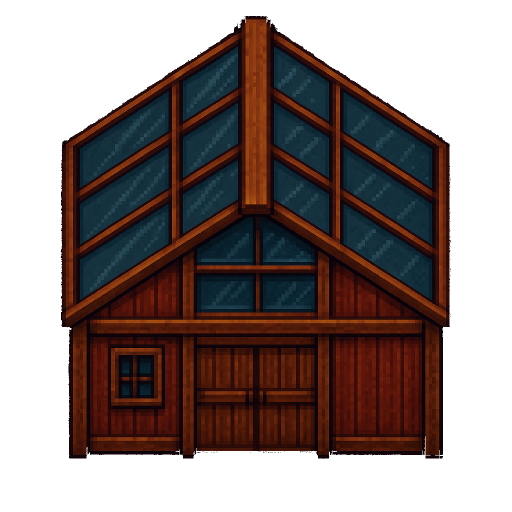
#> input picture downscale_tests/archive/greenhouse-original.png, 1024 x 1024 px (shown at 1/2 size)
$ python debug_bg_mask.py
#> lines starting #> are read from the running program, lines starting #| are printed output that depends on the picture; after the words box and inside, x2 and y2 are one past the last pixel; in counts of white or black regions, pixels touching at a corner belong together
### downscale_tests/archive/pixel_downscaler.py
"""
Enhanced pixel art downscaler with improved background removal.
Detects true pixel resolution from AI-upscaled images.
SCALING LOGIC PRESERVED FROM ORIGINAL SCRIPT.
"""
import math
import numpy as np
from pathlib import Path
from PIL import Image
from scipy import ndimage
from collections import Counter


# ============================================================================
# IMPROVED BACKGROUND REMOVAL
# ============================================================================

# [35 lines left out: functions is_content_edge, detect_dark_lines, not called in this run]


def sample_edge_colors(arr, sample_width=5):
    """Sample colors from all edges."""
    h, w = arr.shape[:2]
    colors = []

    colors.extend(arr[0:sample_width, :, :3].reshape(-1, 3))
    colors.extend(arr[-sample_width:, :, :3].reshape(-1, 3))
    colors.extend(arr[:, 0:sample_width, :3].reshape(-1, 3))
    colors.extend(arr[:, -sample_width:, :3].reshape(-1, 3))

    return np.array(colors, dtype=np.int16)


def find_background_colors(edge_colors, max_colors=3):
    """Cluster edge colors to find background colors."""
    rounded = np.round(edge_colors / 16) * 16
    color_tuples = [tuple(c) for c in rounded]
    color_counts = Counter(color_tuples)

    top_colors = [np.array(color, dtype=np.int16)
                  for color, count in color_counts.most_common(max_colors)]

    return top_colors


# [421 lines left out: functions detect_checkerboard_pattern, conservative_flood_fill, binary_propagation, remove_background_improved, trim_transparency, detect_grid_size and 6 more, not called in this run]

### downscale_tests/archive/debug_bg_mask.py
#!/usr/bin/env python3
from pixel_downscaler import sample_edge_colors, find_background_colors
from PIL import Image
import numpy as np

# Test greenhouse
im = Image.open('greenhouse-original.png').convert('RGBA')
#> im is the input picture: PIL image 1024x1024 RGBA; mean R, G, B, A 29.3, 15.9, 13.4, 139.4
arr = np.array(im)
h, w = arr.shape[:2]
#> h = 1024; w = 1024

# Sample and detect
edge_colors = sample_edge_colors(arr, sample_width=5)
bg_colors = find_background_colors(edge_colors, max_colors=3)
#> in find_background_colors, `color_tuples = [tuple(c) for c in rounded]`: color_tuples = 20480 items
#> in find_background_colors, `color_counts = Counter(color_tuples)`: color_counts = {(0, 0, 0): 20480}
#> in find_background_colors, `top_colors = [np.array(color, dtype=np.int16) for color, count in colo..`: top_colors = [[0, 0, 0]]
#> bg_colors = [[0, 0, 0]]
print(f"Background colors: {bg_colors}")
#| Background colors: [array([0, 0, 0], dtype=int16)]

# Create mask like Python does (lines 182-193)
tolerance = 15
edge_tolerance = 30

mask = np.zeros((h, w), dtype=bool)

edge_mask = np.zeros((h, w), dtype=bool)
edge_mask[0:10, :] = True
edge_mask[-10:, :] = True
edge_mask[:, 0:10] = True
edge_mask[:, -10:] = True

for bg_color in bg_colors:
    diff = np.abs(arr[:, :, :3].astype(np.int16) - bg_color).sum(axis=2)
    color_mask = np.where(edge_mask, diff <= edge_tolerance, diff <= tolerance)
    mask |= color_mask
#> this loop made 1 pass
#> pass 1, `diff = np.abs(arr[:, :, :3].astype(np.int16) - bg_color).sum(axis=2)`:
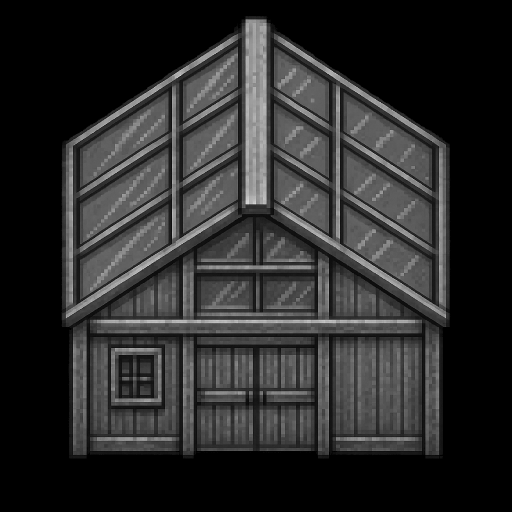
#> diff: shape (1024, 1024) int64 (shown at 1/2 size); min 0, max 347, mean 58.7; drawn with min black and max white
#> pass 1, `color_mask = np.where(edge_mask, diff <= edge_tolerance, diff <= toler..`:
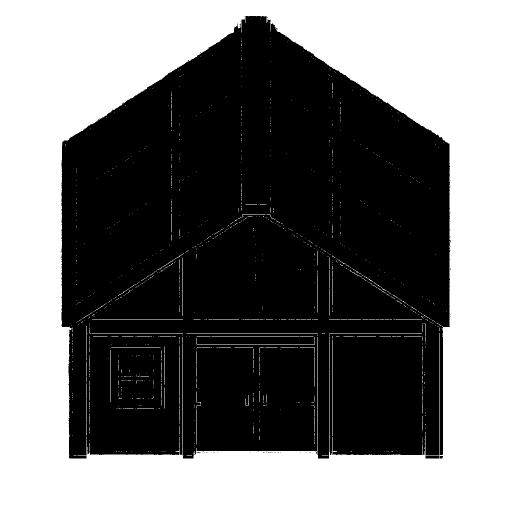
#> color_mask: shape (1024, 1024) bool (shown at 1/2 size); 46.1% white; 1217 white regions (1151 under 20 px), largest, box (x1, y1, x2, y2) and area: (0, 0, 1024, 1024) 476581, (373, 667, 636, 668) 263, (393, 676, 630, 690) 256
#> after the loop:
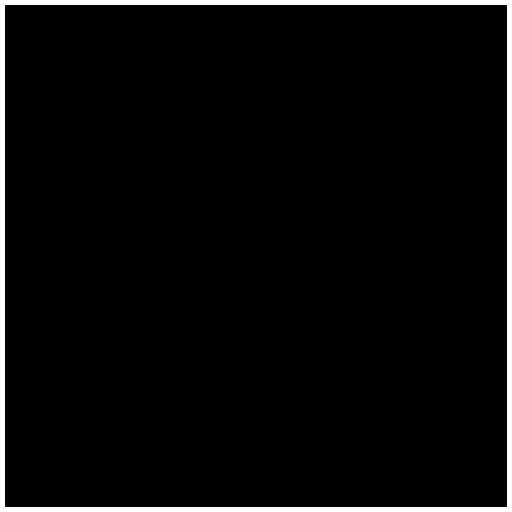
#> edge_mask: shape (1024, 1024) bool (shown at 1/2 size); 3.9% white; 1 white region, box (x1, y1, x2, y2) and area: (0, 0, 1024, 1024) 40560

print(f"Mask contains {mask.sum()} pixels (out of {h*w} total)")
#| Mask contains 483480 pixels (out of 1048576 total)
print(f"Mask percentage: {mask.sum() / (h*w) * 100:.2f}%")
#| Mask percentage: 46.11%

# Check edge seed
edge_seed = np.zeros((h, w), dtype=bool)
edge_seed[0, :] = mask[0, :]
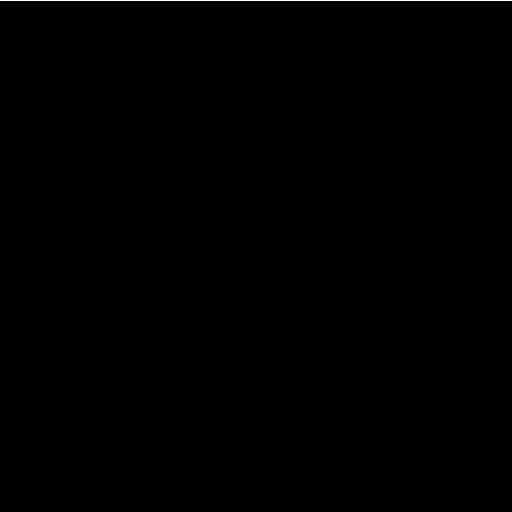
#> edge_seed: shape (1024, 1024) bool (shown at 1/2 size); 0.1% white in thin lines or dots, all inside (x1, y1, x2, y2) = (0, 0, 1024, 1)
edge_seed[-1, :] = mask[-1, :]
edge_seed[:, 0] = mask[:, 0]
edge_seed[:, -1] = mask[:, -1]
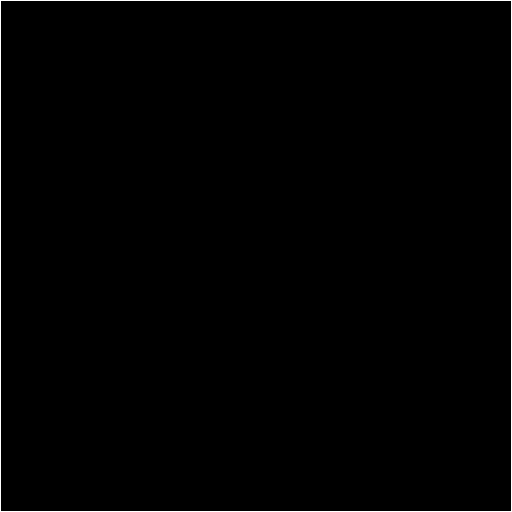
#> edge_seed: shape (1024, 1024) bool (shown at 1/2 size); 0.39% white in thin lines or dots

print(f"Edge seed contains {edge_seed.sum()} pixels")
#| Edge seed contains 4092 pixels
